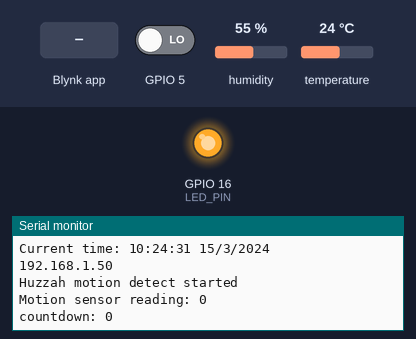
Recording of a sketch running on a simulated ESP8266 (NodeMCU). Parts: output pins drawn as LEDs (lit = HIGH), the last lines printed to the serial monitor. Inputs (shaded band) come from the test bench; at power-on: GPIO 5 LOW, humidity 55 %, temperature 24 °C. WiFi joins after 1.5 s; servers stay silent unless stated; network time is answered at once with the bench clock; the local clock reads 2024-03-15 10:24:30 at power-on unless the sketch sets it.

Above: at 2.7 s.
2.8 s: GPIO 5 driven HIGH
At 4.3 s:
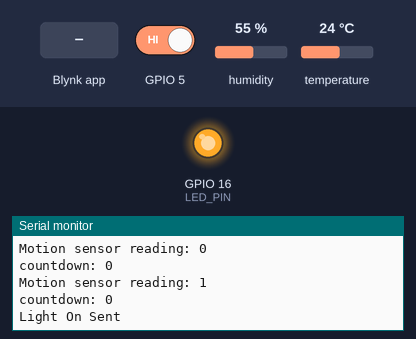
5.0 s: Blynk app writes 1 to V2
At 5.4 s:
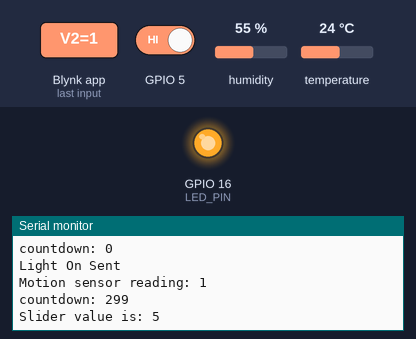

Measured:
- after the input at 2.8 s, the serial monitor: prints a new line after 0.74 s (image 1)
- after the input at 5.0 s, the serial monitor: prints a new line at once (image 2)

The sketch:

HomeAutomationModule.ino
```cpp
#define BLYNK_PRINT Serial

#include "ThingSpeak.h"
#include <ESP8266WiFi.h>
//#include <WiFiClientSecure.h>
//#include <IFTTTMaker.h>
#include <BlynkSimpleEsp8266.h>
#include "TimeLib.h"
//#include "WidgetRTC.h"
#include <NTPClient.h>
#include <WiFiUdp.h>
#include <IRremoteESP8266.h>
//#include <IRrecv.h>
#include <IRutils.h>
#include <IRsend.h>
#include <DHT.h>

//Adding software watchdog
#include <Ticker.h>

//For WiFi Manager
#include <DNSServer.h>
#include <ESP8266WebServer.h>
#include <WiFiManager.h>         //https://github.com/tzapu/WiFiManager

#define LED_PIN 16

//#define BUF_SIZE      200
//#define MIN_BUF_SIZE  60

//char ssid[] = "KonstaCat"; //  your network SSID (name)
//char pass[] = "0223#tpa";   // your network password

//IFTTT stuff
//#define KEY "cK9gQ8qgo_F1f1SHy3iCP"  // Get it from this page https://ifttt.com/services/maker/settings
//#define LIGHTS_ON_EVENT "lifx_light_on" // Name of your event name, set when you are creating the applet
//#define LIGHTS_OFF_EVENT "lifx_light_off" // Name of your event name, set when you are creating the applet

//WiFiClientSecure client;
//IFTTTMaker ifttt(KEY, client);

//Blynk stuff
char auth[] = "66b347d0823b4121b310ed404b509790";
WidgetLED led1(V1);
WidgetLED led2(V5);
WidgetLED led3(V14);
BlynkTimer timer;

//WidgetRTC rtc;

//time stuff
WiFiUDP ntpUDP;
NTPClient timeClient(ntpUDP);

//IR Remote stuff
IRsend irsend(4);
//IRrecv irrecv(5);
//decode_results results;

//temperature / humidity sensor
#define DHTPIN 0          // What digital pin we're connected to (D3)

// Uncomment whatever type you're using!
//#define DHTTYPE DHT11     // DHT 11
#define DHTTYPE DHT22   // DHT 22, AM2302, AM2321
//#define DHTTYPE DHT21   // DHT 21, AM2301

DHT dht(DHTPIN, DHTTYPE);

//custom automation stuff
#define ON  1
#define OFF 0
#define TIMEOUT_S 300 //5 min
#define UTC_OFFSET  (-7)
bool light_status = OFF;
unsigned int second_cnt = 0;
unsigned int TimeoutValue = 0;
unsigned int event_cnt = 0;

int status = WL_IDLE_STATUS;

//OS watchdog stuff
Ticker tickerOSWatch;
#define OSWATCH_RESET_TIME 30
static unsigned long last_loop;

//global variables
//volatile unsigned long next;
//unsigned int ADC_raw;
//uint16_t millisecond_buffer[2][BUF_SIZE];
//uint16_t buffer_cnt = 0;
//uint16_t buffer_select = 0;
//bool read_buffer = false;
//uint32_t second_buffer[60];
//uint16_t second_buffer_count = 0;


/*
  *****************************************************************************************
  **** Visit https://www.thingspeak.com to sign up for a free account and create
  **** a channel.  The video tutorial http://community.thingspeak.com/tutorials/thingspeak-channels/
  **** has more information. You need to change this to your channel, and your write API key
  **** IF YOU SHARE YOUR CODE WITH OTHERS, MAKE SURE YOU REMOVE YOUR WRITE API KEY!!
  *****************************************************************************************/
//unsigned long myChannelNumber = 286926;
//const char * myWriteAPIKey = "F1VW3ERE39QPBZN7";
IPAddress ip;


//this is the OS watchdog code
void ICACHE_RAM_ATTR osWatch(void) {
	unsigned long t = millis();
	unsigned long last_run = abs(t - last_loop);
	if(last_run >= (OSWATCH_RESET_TIME * 1000)) {
		// save the hit here to eeprom or to rtc memory if needed
		ESP.restart();  // normal reboot
		//ESP.reset();  // hard reset
	}
}

unsigned long getTime() {
  unsigned long epochTime;

  Serial.println("getting time...");
  timeClient.update();
  //Serial.println(timeClient.getFormattedTime());
  epochTime = timeClient.getEpochTime();
  return epochTime;
}

BLYNK_CONNECTED() {
    Blynk.syncAll();
}

BLYNK_WRITE(V2)
{
  int tempval;
  tempval = (unsigned int)param.asInt(); // assigning incoming value from pin V1 to a variable
  // You can also use:
  // String i = param.asStr();
  // double d = param.asDouble();
  if(tempval == 1)
  {
    TimeoutValue = 5;
  }
  else if(tempval == 2)
  {
    TimeoutValue = 10;
  }
  else if(tempval == 3)
  {
    TimeoutValue = 30;
  }
  else if(tempval == 4)
  {
    TimeoutValue = 60;
  }
  else if(tempval == 5)
  {
    TimeoutValue = 120;
  }
  else if(tempval == 6)
  {
    TimeoutValue = 300;
  }
  Serial.print("Slider value is: ");
  Serial.println(TimeoutValue);
  led2.on();
}

BLYNK_WRITE(V0)
{
  int tempval;
  tempval = param.asInt(); // assigning incoming value from pin V1 to a variable
  // You can also use:
  // String i = param.asStr();
  // double d = param.asDouble();
  digitalWrite(LED_PIN, !tempval);

}

BLYNK_WRITE(V3)
{
  int timeoutAssert;
  timeoutAssert = param.asInt(); // assigning incoming value from pin V1 to a variable
  // You can also use:
  // String i = param.asStr();
  // double d = param.asDouble();
  if(timeoutAssert)
  {
    TimeoutValue = 0;
    led2.off();
    Blynk.virtualWrite(V2, TimeoutValue);
  }
  Serial.print("Button value is: ");
  Serial.println(timeoutAssert);
}

BLYNK_WRITE(V7)
{
  int tempval;
  tempval = param.asInt(); // assigning incoming value from pin V1 to a variable
  // You can also use:
  // String i = param.asStr();
  // double d = param.asDouble();
  if(tempval)
  {
    event_cnt = 0;
  }
  Blynk.virtualWrite(V6, event_cnt);
}

BLYNK_WRITE(V9)
{
  int tempval;
  tempval = param.asInt(); // assigning incoming value from pin V1 to a variable
  // You can also use:
  // String i = param.asStr();
  // double d = param.asDouble();
  if(tempval == 1)
  {
    irsend.sendNEC(0x5EA158A7, 32);
  }
  else if(tempval == -1)
  {
    irsend.sendNEC(0x5EA1D827, 32);
  }
  //Serial.println(tempval);

}

BLYNK_WRITE(V11)
{
  int tempval;
  tempval = param.asInt(); // assigning incoming value from pin V1 to a variable
  // You can also use:
  // String i = param.asStr();
  // double d = param.asDouble();
  if(tempval)
  {
    //Serial.println("Sending Reciever p-on NEC");
    irsend.sendNEC(0x5EA1B847, 32);
  }
}
BLYNK_WRITE(V12)
{
  int tempval;
  tempval = param.asInt(); //assigning incoming value from pin V1 to a variable
  // You can also use:
  // String i = param.asStr();
  // double d = param.asDouble();
  if(tempval)
  {
    //Serial.println("Sending Reciever p-off NEC");
    irsend.sendNEC(0x5EA17887, 32);
  }
}
/*
BLYNK_WRITE(V16)
{
  int tempval;
  tempval = param.asInt();
  if(tempval)
  {
    if(ifttt.triggerEvent(LIGHTS_ON_EVENT, ssid, ip.toString()))
    {
      Serial.println("LIFX on Sent");
    }
  }
  else
  {
    if(ifttt.triggerEvent(LIGHTS_OFF_EVENT, ssid, ip.toString()))
    {
      Serial.println("LIFX on Sent");
    }
  }
}
*/

//unsigned long millis_track = 0;

void setup() {

	String ESP_AP_ssid = "KonstaNode_" + String(ESP.getChipId());

  Serial.begin(115200);

	WiFiManager wifiManager;
	wifiManager.autoConnect(ESP_AP_ssid.c_str(), NULL);

  pinMode(5, INPUT);
  pinMode(LED_PIN, OUTPUT);
  digitalWrite(LED_PIN, HIGH);

  //millis_track = millis();

  //Blynk.begin(auth, ssid, pass);
  //Blynk.begin(auth, ssid, pass, IPAddress(10,0,0,21), 8442);

	//KD this should work but needs to be tested
	Blynk.config(auth, IPAddress(10,0,0,21), 8442);
  Blynk.virtualWrite(V2, TimeoutValue);
  led1.off();
  led2.off();
  led3.off();

  //irrecv.enableIRIn();  // Start the receiver
  irsend.begin();    // Start the transmitter

  setTime(getTime());

  String currentTime = String(hour()) + ":" + minute() + ":" + second();
  String currentDate = String(day()) + "/" + month() + "/" + year();
	Serial.println();
  Serial.print("Current time: ");
  Serial.print(currentTime);
  Serial.print(" ");
  Serial.print(currentDate);
  Serial.println();

  ip = WiFi.localIP();
  Serial.println(ip);

	//start watchdog
	last_loop = millis();
	tickerOSWatch.attach_ms(((OSWATCH_RESET_TIME / 3) * 1000), osWatch);

  Serial.println("Huzzah motion detect started");
  timer.setInterval(1000L, BlynkLoop);


}

void loop()
{
//  if((millis() - millis_track) >= 1000)
//  {
//    millis_track = millis();
//    one_second_loop();
//  }
	last_loop = millis();
  Blynk.run();
  timer.run();
}

void BlynkLoop()
{
  bool motion_det;
  float h = dht.readHumidity();
  float t = dht.readTemperature(); // or dht.readTemperature(true) for Fahrenheit

  //Blynk.syncAll();
  Blynk.syncVirtual(V0);
  Blynk.syncVirtual(V16); //leaving this just in case for the LiFX light

  motion_det = digitalRead(5);
  if(motion_det)
    led3.on();
  else
    led3.off();

  Serial.print("Motion sensor reading: ");
  Serial.println(motion_det);

  Serial.print("countdown: ");
  Serial.println(second_cnt);

  Blynk.virtualWrite(V8, second_cnt);

  if(TimeoutValue)
  {
    TimeoutValue--;
    if(TimeoutValue == 0)
    {
      led2.off();
      Blynk.virtualWrite(V2, TimeoutValue);
    }
  }
  else
  {
    if(motion_det)
    {
      Blynk.virtualWrite(V6, event_cnt);
      second_cnt = TIMEOUT_S;
      if(light_status == OFF)
      {
        event_cnt++;
        led1.on();
        light_status = ON;
        Serial.println("Light On Sent");
      }
    }

    if(second_cnt)
    {
      second_cnt--;
    }
    else if(light_status == ON)
    {
      led1.off();
      second_cnt = TIMEOUT_S;
      light_status = OFF;
      Serial.println("Light Off Sent");
    }
  }

  if (isnan(h) || isnan(t))
  {
    Serial.println("Failed to read from DHT sensor!");
    return;
  }
  else
  {
    // You can send any value at any time.
    // Please don't send more that 10 values per second.
    Blynk.virtualWrite(V13, h);
    Blynk.virtualWrite(V10, t);
  }
}
```
